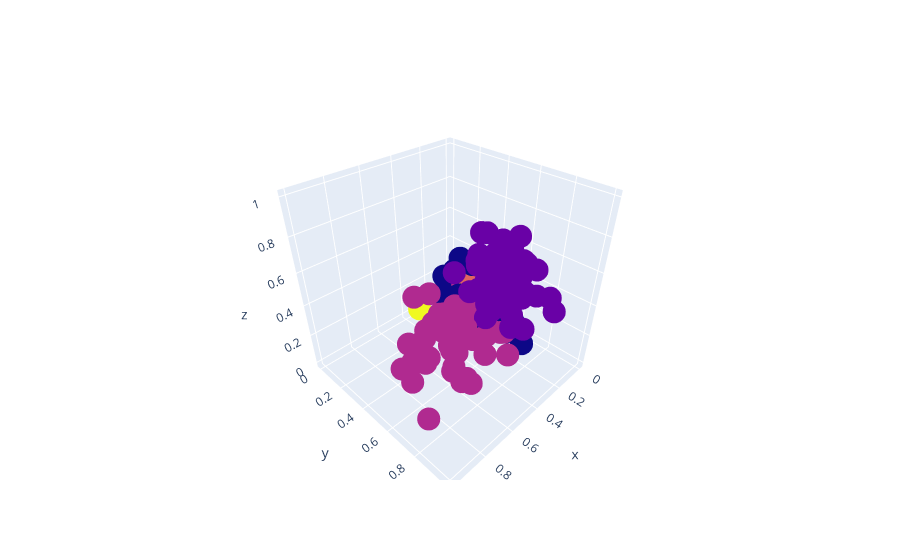

Write notebook code for a chart like this one.
### Code cell
fig = go.Figure()
fig.add_trace(go.Scatter3d(x=df['Color_Intensity'],
                         y=df['Alcohol'], z=df['Proline'],
                         mode = 'markers',                      
                          marker = dict(color = grouper.labels_.astype(np.float)),
                        text = [0, 1, 2]))
fig.show()

### Figure 1 — Plotly figure (JSON) as saved in the notebook; plotly's stock layout.template omitted (floating-point values rounded to 4 significant figures; data arrays with more than 128 entries replaced by an {"elided": "..."} marker saying what was removed)
{"data": [{"marker": {"color": {"elided": "178 int values"}}, "mode": "markers", "text": ["0", "1", "2"], "type": "scatter3d", "x": {"elided": "178 float values"}, "y": {"elided": "178 float values"}, "z": {"elided": "178 float values"}}], "layout": {}}
